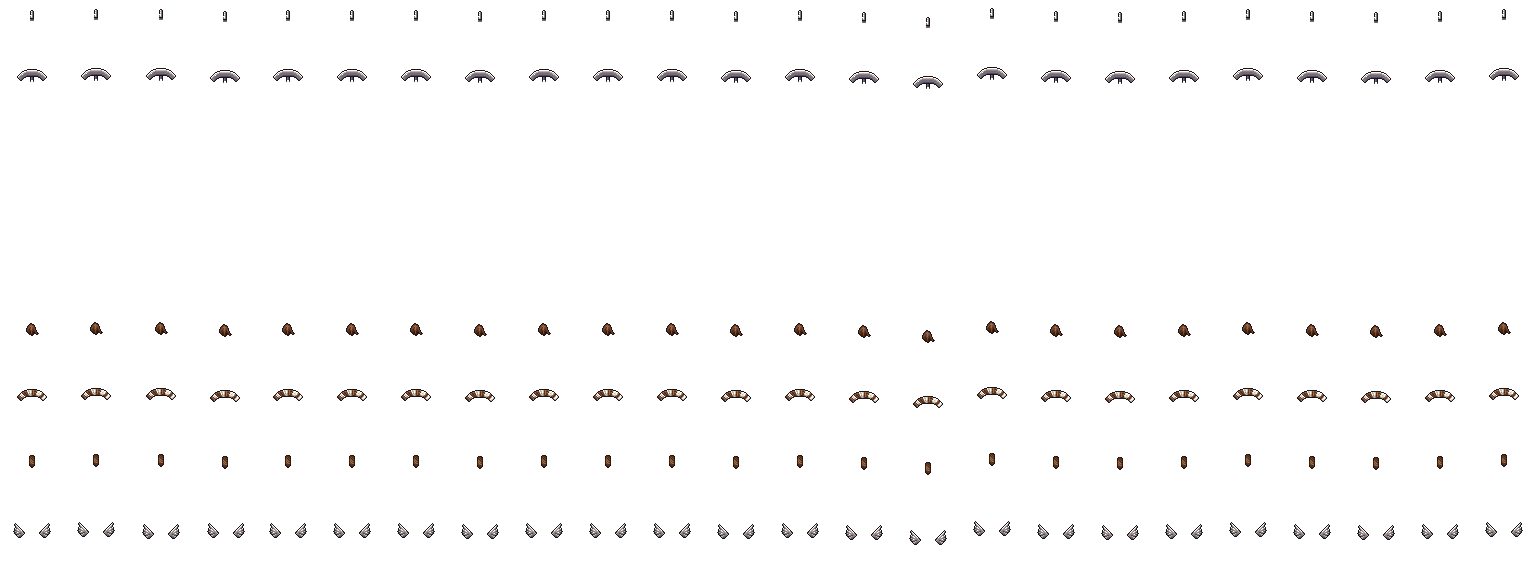
#> input picture saida/atlas/accessory/L1/female.png, 1536 x 576 px
$ python -i build.py   (imports and definitions only)
#> lines starting #> are read from the running program, lines starting #| are printed output that depends on the picture; after the words box and inside, x2 and y2 are one past the last pixel; in counts of white or black regions, pixels touching at a corner belong together
#!/usr/bin/env python3
"""
O passo de build do avatar -- spec `specs/2026-08-01-avatar-do-personagem.md`.

Le o clone do LPC em `fontes/lpc` (reconstruivel por `buscar_fonte.sh`) e emite
em `saida/` o acervo que o app consome. O app NUNCA le a fonte: ele le o
catalogo e os atlas produzidos aqui.

O que este passo faz, e por que (decisao 3 da spec):

  a. normaliza os DOIS formatos do upstream -- o acervo esta migrando de
     "cor e arquivo" para "cor e paleta", e os dois coexistem (medido: 76.491
     arquivos no formato antigo, 11.744 no novo). O app so ve um.
  b. recorta as animacoes para cinco: idle, combat_idle, walk, sit, run.
  b2. recorta as variantes de corpo: skeleton e zombie ficam fora. Entram os
     seis do gerador -- male, female, teen, child, muscular, pregnant.
  b3. recorta a DIRECAO: so a de frente. O LPC empilha 4 direcoes por folha, em
     linhas de 64px, na ordem [costas, perfil-esq, FRENTE, perfil-dir] --
     verificado visualmente, nao suposto. Sozinho, este corte tira 75%.
  c. concatena as 5 animacoes numa TIRA de 64px por (peca, variante, cor):
     22.925 arquivos viram ~4.600. Horizontal, nao vertical -- empilhar em
     coluna obriga a folha a ter a largura da animacao mais larga, e medido
     isso quase dobrava o acervo.
  e. emite catalogo com IDs PROPRIOS -- o documento de personagem nunca
     referencia caminho do upstream, que esta em reorganizacao ativa.
  f. filtra pecas cuja UNICA licenca e GPL.
  g. emite os creditos a partir do CREDITS.csv da raiz do repo.
  h. registra peso e contagem medidos em `saida/relatorio.md`.

Rode: python3 build.py
"""
from __future__ import annotations

import csv
import io
import json
import os
import re
import shutil
import sys
from collections import Counter, defaultdict

AQUI = os.path.dirname(os.path.abspath(__file__))
FONTE = os.path.join(AQUI, "fontes", "lpc")
SAIDA = os.path.join(AQUI, "saida")

# -- o recorte ---------------------------------------------------------------

ANIMACOES = ["idle", "combat_idle", "walk", "sit", "run"]

# Ordem do gerador (`sources/state/constants.ts:9`). `child` e `muscular`
# voltaram em @9: o corte da 3b2 escondia 19 definitions que so tinham arte de
# crianca -- elas caiam em "sem arte" e sumiam da tela.
CORPOS = ["male", "female", "teen", "child", "muscular", "pregnant"]

# O gerador nao toca os frames em ordem crua: anima por CICLO, a 8 FPS
# (`sources/canvas/preview-animation.ts:74,180`; ciclos em
# `state/constants.ts:124-154`). `walk` pula o frame 0, que e pose parada --
# sem o ciclo a caminhada soluca uma pose parada a cada volta. `combat_idle`
# usa o ciclo de `combat`, que e como o gerador chama a mesma linha.
CICLOS: dict[str, list[int]] = {
    # DECISAO DO DONO, contra o gerador: ele usa [0, 0, 1], que a 8 FPS deixa a
    # primeira pose o dobro do tempo da segunda -- na tela a respiracao fica
    # torta, meio truncada. Com [0, 0, 1, 1] os dois lados duram igual e o
    # balanco fecha. "tem que ser 0-0-1-1, repetindo frames mesmo".
    "idle": [0, 0, 1, 1],
    "combat_idle": [0, 0, 1],
    "walk": [1, 2, 3, 4, 5, 6, 7, 8],
    "sit": [0] * 5 + [1] * 5 + [2] * 5,
    "run": [0, 1, 2, 3, 4, 5, 6, 7],
}
FPS = 8

# a folha empilha 4 direcoes em linhas de 64px; a de frente e a TERCEIRA.
# Verificado compondo body+head e olhando: linha 0 nao tem olhos (costas),
# 1 e 3 sao perfis, 2 encara. Errar aqui poe o acervo inteiro de costas.
ALTURA = 64
LINHA_DA_FRENTE = 2

# As direcoes gravadas, com a linha de origem de cada uma na folha do LPC --
# spec, decisao 3b3 @12. DUAS: frente e perfil direito, por decisao do dono.
#
# A ORDEM AQUI NAO E A DO LPC, e a diferenca e proposital. Gravando a frente
# PRIMEIRO, o endereco antigo (`x + k*64`, que o app usava quando so havia uma
# direcao) continua caindo na frente. Se a ordem do LPC fosse preservada, o
# mesmo endereco passaria a apontar para as COSTAS -- o acervo inteiro viraria
# de costas sem um erro sequer, que e o modo de falha que o principio zero
# proibe.
#
# ESPELHAR o perfil direito para ter o esquerdo de graca foi medido e NAO
# funciona: em 353 folhas de `walk`, o perfil esquerdo e o espelho do direito em
# **0,3%** dos casos, e realmente diferente em 99,2%. O LPC alterna as pernas na
# caminhada, entao o frame k de um lado nao corresponde ao espelho do frame k do
# outro. A terceira direcao custaria acervo como qualquer outra.
DIRECOES = [("frente", 2), ("perfil_dir", 3)]

# As direcoes vao no eixo X, ao lado dos frames -- nao empilhadas no Y junto
# das cores. Medido no catalogo de 643 atlas: no eixo Y, empilhar 4 direcoes
# fazia 105 deles passarem do teto de textura de 16.384 px (o pior, `wings`,
# chegava a 65.280); no eixo X nenhum estoura. Mesma area, so muda a forma.
#
# Endereco de um frame: x_da_animacao + (indice_da_direcao * frames + k) * 64.

# nomes que aparecem como ARQUIVO no formato novo (arquivo = animacao) e como
# DIRETORIO no formato antigo (diretorio = animacao, arquivo = cor)
TODAS_ANIMACOES = {
    "idle", "combat_idle", "walk", "sit", "run", "hurt", "climb", "jump",
    "emote", "shoot", "slash", "thrust", "spellcast", "backslash", "halfslash",
    "combat", "1h_slash", "1h_backslash", "1h_halfslash", "watering",
}


def slug(s: str) -> str:
    s = re.sub(r"[^a-z0-9]+", "-", (s or "").lower())
    return s.strip("-") or "sem-nome"


# -- leitura dos sheet_definitions -------------------------------------------

# [11 lines left out: function identidade_da_peca, not called in this run]


# -- agrupamento dos quadradinhos ---------------------------------------------
#
# A UI e um painel de casas, uma por slot: a casa mostra o que esta equipado e
# clicar nela abre o picker daquele slot. Isso torna a exclusividade visivel --
# uma casa, uma peca -- e e o motivo de o grupo NUNCA decidir exclusividade.
#
# Curado a mao porque o caminho do upstream agrupa mal (25 slots aparecem em
# mais de um diretorio). Tabela versionada e auditavel; slot novo cai em
# "Outros" com aviso, nunca some da tela.
GRUPO_DE_SLOT: dict[str, tuple[str, ...]] = {
    "Corpo": ("body", "shadow", "tail", "wings", "wings_dots", "wings_edge",
              "fins", "horns", "prosthesis_hand", "prosthesis_leg",
              "wheelchair"),
    "Marcas": ("wound_arm", "wound_brain", "wound_eye_left", "wound_eye_right",
               "wound_mouth", "wound_ribs", "wrinkles", "bandages"),
    "Cabeça": ("head", "ears", "ears_inner", "furry_ears", "furry_ears_skin",
               "nose"),
    "Rosto": ("eyes", "facial_eyes", "expression", "expression_crying",
              "eyebrows", "beard", "mustache", "facial_mask", "facial_left",
              "facial_left_trim", "facial_right", "facial_right_trim"),
    "Cabelo": ("hair", "hairextl", "hairextr", "ponytail", "updo", "hairtie",
               "hairtie_rune"),
    "Chapéu": ("hat", "hat_trim", "hat_overlay", "hat_accessory", "hat_buckle",
               "headcover", "headcover_rune", "bandana", "bandana_overlay",
               "visor"),
    "Torso": ("clothes", "jacket", "jacket_trim", "jacket_collar",
              "jacket_pockets", "vest", "dress", "dress_trim", "dress_sleeves",
              "dress_sleeves_trim", "sleeves", "apron", "overalls", "sash",
              "sash_tie", "cargo", "chainmail"),
    "Pernas e Pés": ("legs", "shoes", "shoes_toe", "socks"),
    "Armadura": ("armour", "bauldron", "bracers", "gloves", "wrists",
                 "shoulders", "arms", "belt", "buckles"),
    "Acessórios": ("neck", "necklace", "charm", "earrings", "earring_left",
                   "earring_right", "ring", "accessory", "cape", "cape_trim",
                   "backpack", "backpack_straps", "quiver"),
    "Armas": ("weapon", "weapon_magic_crystal", "ammo", "shield",
              "shield_pattern", "shield_trim", "shield_paint"),
}

_DE_SLOT = {s: g for g, ss in GRUPO_DE_SLOT.items() for s in ss}


def grupo_do_slot(slot: str) -> str:
    return _DE_SLOT.get(slot, "Outros")


# [115 lines left out: functions segue_cor_do_corpo, ler_metas_de_material, base_do_canal, normalizar_recolors, faixas_declaradas, not called in this run]


NOMES = os.path.join(AQUI, "nomes")


# [39 lines left out: functions ler_nomes_ptbr, _ler_mapa, not called in this run]


def ler_rotulos_de_slot(raiz: str | None = None) -> dict[str, str]:
    """`slot -> rotulo em pt-BR`. A casa mostrava `facial_eyes` cru."""
    return _ler_mapa("slots.json", raiz)


# [30 lines left out: functions ler_rotulos_de_cor, ler_paletas, not called in this run]


def _rgb(hexa: str) -> tuple[int, int, int]:
    n = int(hexa.lstrip("#"), 16)
    return ((n >> 16) & 255, (n >> 8) & 255, n & 255)


# [115 lines left out: functions rampa_de_origem, canal_pinta, parear_por_prefixo, sem_arte_em, ler_grupos, ler_definitions, not called in this run]


def licencas(d: dict) -> set[str]:
    return {l for c in d.get("credits", []) or [] for l in c.get("licenses", []) or []}


# [110 lines left out: functions camadas, arquivos_da_animacao, recortar_frente, amostra_da_faixa, not called in this run]


def quantizar_exato(im):
    """Indexa mantendo cada cor RGB intacta.

    `convert("P", palette=ADAPTIVE)` reescreve as cores por median cut, e e
    lossy mesmo abaixo de 256 cores: mediu-se o contorno do corpo virando
    (39,24,32) onde a fonte tem #271920 -- a primeira cor da rampa `light`.

    Aqui a paleta E a lista de cores da imagem, e o mapeamento roda em C
    (`quantize` com `dither=NONE`): a cor mais proxima de uma cor que esta na
    paleta e ela mesma, com distancia zero. Em Python puro isto levava horas.
    """
    from PIL import Image

    rgba = im.convert("RGBA")
    # Contar CORES, nao combinacoes RGBA: com `maxcolors=256` um atlas de 200
    # cores em dois niveis de alpha da 400 combinacoes e caia fora, mesmo
    # cabendo folgado em 256 indices. Foi o que jogou 127 atlas para RGBA e
    # quase dobrou o peso do acervo.
    cores = rgba.getcolors(maxcolors=1 << 20)
    if cores is None:
        return im

    opacas = sorted({c[:3] for _, c in cores if c[3] != 0})
    if not opacas or len(opacas) > 255:
        return im  # sem indice sobrando para a transparencia: fica RGBA

    transp = len(opacas)
    plana: list[int] = []
    for c in opacas:
        plana += list(c)
    # Os slots sobrando repetem a ULTIMA cor valida, nunca preto: (0,0,0) vira
    # um atrator e o `quantize` colapsa tons escuros nele, perdendo cor.
    resto = list(opacas[-1]) if opacas else [0, 0, 0]
    plana += resto * (256 - transp)

    molde = Image.new("P", (1, 1))
    molde.putpalette(plana)
    saida = rgba.convert("RGB").quantize(palette=molde, dither=Image.NONE)

    alfa = rgba.getchannel("A")
    saida.paste(transp, mask=alfa.point(lambda a: 255 if a == 0 else 0))
    saida.info["transparency"] = transp
    return saida


def cores_de(im) -> set:
    """As cores RGB visiveis de uma imagem -- para o portao de fidelidade."""
    rgba = im.convert("RGBA")
    achadas = rgba.getcolors(maxcolors=1 << 20) or []
    return {c[:3] for _, c in achadas if c[3] != 0}


# atlas que ficaram RGBA porque indexar perderia cor -- contados no relatorio
RGBA_POR_FIDELIDADE: list[str] = []


def salvar_paletizado(im, destino: str) -> int:
    """PNG indexado quando cabe em 256 cores -- ~15% do acervo vem em RGBA."""
    from PIL import Image

    os.makedirs(os.path.dirname(destino), exist_ok=True)
    saida = im
    if len(cores_de(im)) <= 255:
        # Paleta EXATA, nunca ADAPTIVE: median cut e lossy mesmo abaixo de 256
        # cores e ja corrompeu o contorno do corpo em 1 bit (#271920 virou
        # 39,24,32). Como a primeira cor da rampa `light` e justamente essa, o
        # recolor de pele passava a depender da tolerancia para nao falhar.
        indexada = quantizar_exato(im)
        # Portao: indexar NAO pode mexer em cor nenhuma -- uma diferenca de 1
        # bit ja aproxima o recolor do limite de tolerancia e falharia calado.
        # Quando nao da para indexar sem perder cor, fica RGBA: pesa mais e e
        # exato por definicao. Melhor alguns KB do que um tom de pele que nao
        # repinta.
        if cores_de(im) == cores_de(indexada):
            saida = indexada
        else:
            RGBA_POR_FIDELIDADE.append(destino)
    buf = io.BytesIO()
    saida.save(buf, "PNG", optimize=True, compress_level=9)
    with open(destino, "wb") as f:
        f.write(buf.getvalue())
    return buf.tell()


# Limite de textura que os navegadores garantem. Medido: consolidando por slot
# sem teto, 12 grupos passariam de 19.072 px -- `wings` sao 11 pecas com muitas
# cores. Acima disso o canvas falha, as vezes sem erro.
TETO_DE_TEXTURA = 16384


# [505 lines left out: functions empacotar_por_teto, montar_atlas, montar_folha, ler_creditos, main, not called in this run]


# [2 lines not run here, left out]

>>> from PIL import Image
>>> picture = Image.open('saida/atlas/accessory/L1/female.png')
#> picture is the input picture: PIL image 1536x576 P; mean R, G, B, A 2.6, 2.2, 2.1, 6
>>> result = salvar_paletizado(picture, 'out.png')
#> in cores_de, `achadas = rgba.getcolors(maxcolors=1 << 20) or []`: achadas = 14 items
#> in quantizar_exato, `opacas = sorted({c[:3] for _, c in cores if c[3] != 0})`: opacas = [(29, 19, 30), (65, 30, 5), (75, 43, 19), (77, 74, 93), (98, 53, 28), (114, 107, 126), (116, 75, 48), (134, 126, 127), (149, 128, 128), (153, 107, 74), (196, 181, 159), (229, 230, 199), (255, 255, 255)]
#> in quantizar_exato, `transp = len(opacas)`: transp = 13
#> the loop in quantizar_exato, `for c in opacas:` made 13 passes
#> after the loop in quantizar_exato, `for c in opacas:`: plana = 39 values, max 255 at index 36, min 5 at index 5, mean 113.1
#> in quantizar_exato, `resto = list(opacas[-1]) if opacas else [0, 0, 0]`: resto = [255, 255, 255]
#> in quantizar_exato, `plana += resto * (256 - transp)`: plana = 768 values, max 255 at index 36, min 5 at index 5, mean 247.8
#> in quantizar_exato, `saida = rgba.convert("RGB").quantize(palette=molde, dither=Image.NONE)`:
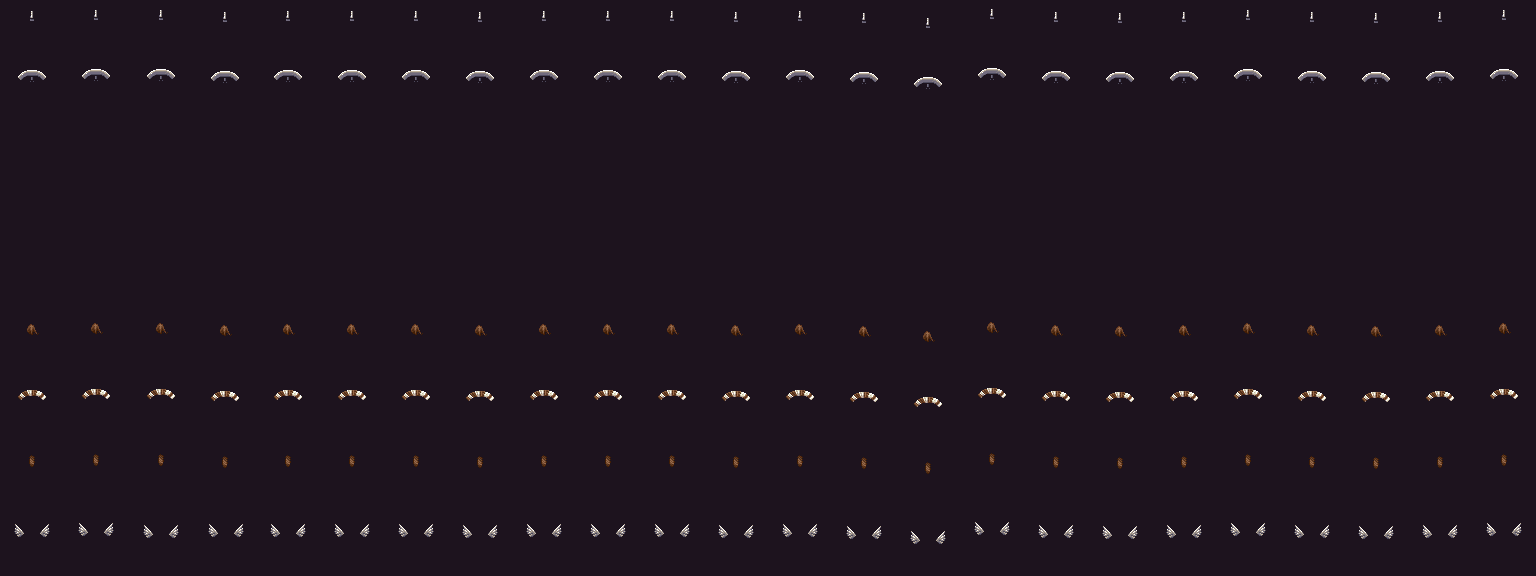
#> saida: PIL image 1536x576 P; mean R, G, B 30.9, 20.7, 31.4
#> in quantizar_exato, `alfa = rgba.getchannel("A")`:
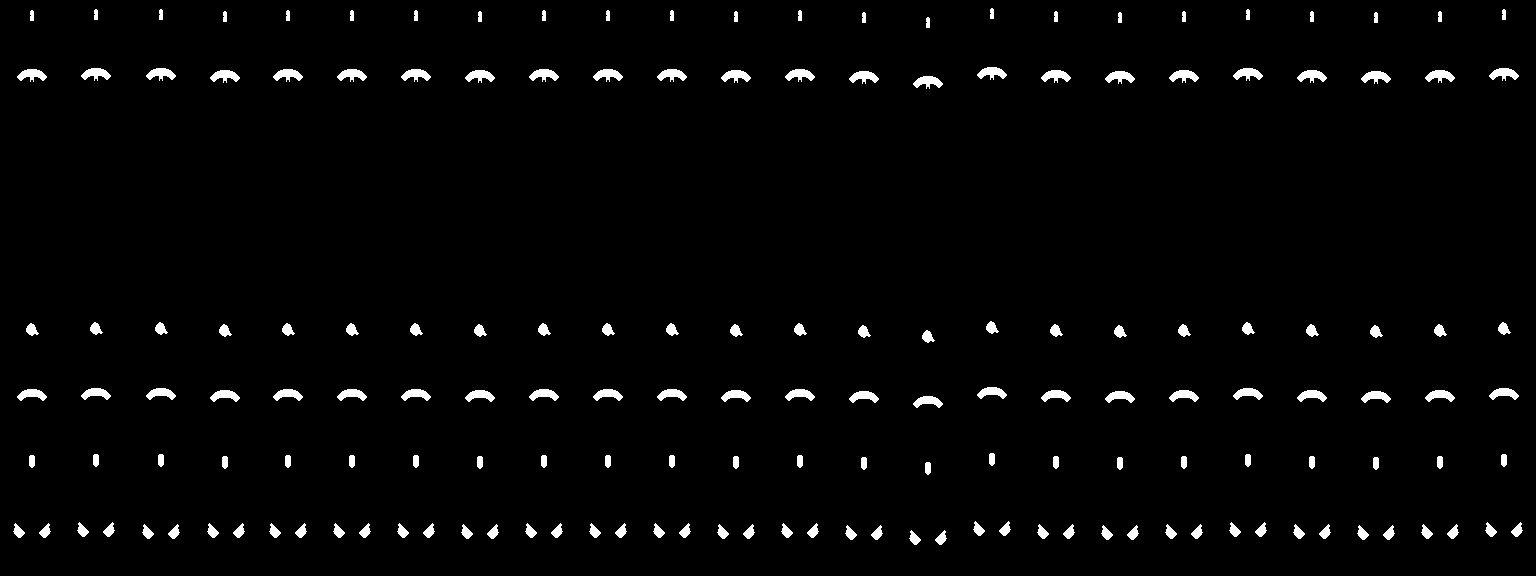
#> alfa: PIL image 1536x576 L; 2.3% white; 168 white regions, largest, box (x1, y1, x2, y2) and area: (977, 67, 1007, 80) 234, (17, 69, 47, 82) 234, (81, 68, 111, 81) 234
#> result = 5781

$ run again, on saida/atlas/armour/legion/L1/male.png
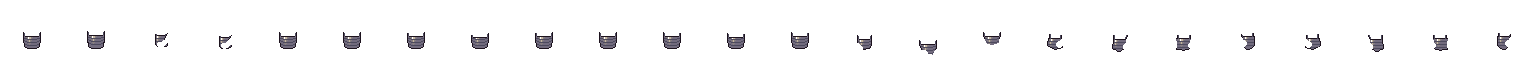
#> input picture saida/atlas/armour/legion/L1/male.png, 1536 x 64 px
#> picture is the input picture: PIL image 1536x64 P; mean R, G, B, A 3.8, 3.5, 4.2, 11.1
#> achadas = [(46, (255, 255, 255, 255)), (121, (196, 181, 159, 255)), (321, (134, 126, 127, 255)), (1667, (114, 107, 126, 255)), (1105, (29, 19, 30, 255)), (1012, (77, 74, 93, 255)), (94032, (0, 0, 0, 0))]
#> cores has the same summary as achadas in cores_de
#> opacas = [(29, 19, 30), (77, 74, 93), (114, 107, 126), (134, 126, 127), (196, 181, 159), (255, 255, 255)]
#> transp = 6
#> the loop in quantizar_exato, `for c in opacas:` made 6 passes
#> plana on passes 1 to 4: [29, 19, 30], [29, 19, 30, 77, 74, 93], [29, 19, 30, 77, 74, 93, 114, 107, 126], [29, 19, 30, 77, 74, 93, 114, 107, 126, 134, 126, 127]
#> resto = [255, 255, 255]
#> in quantizar_exato, `plana += resto * (256 - transp)`: plana = 768 values, max 255 at index 15, min 19 at index 1, mean 252.1
#> in quantizar_exato, `saida = rgba.convert("RGB").quantize(palette=molde, dither=Image.NONE)`:
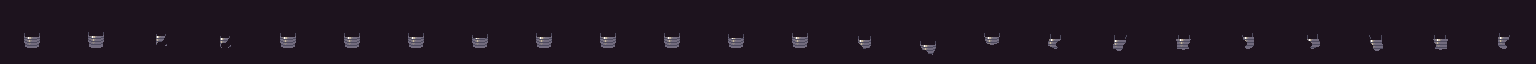
#> saida: PIL image 1536x64 P; mean R, G, B 31.6, 21.7, 32.9
#> in quantizar_exato, `alfa = rgba.getchannel("A")`:
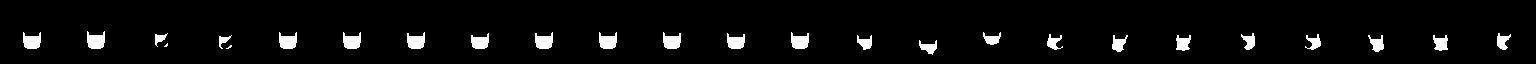
#> alfa: PIL image 1536x64 L; 4.3% white; 26 white regions (2 under 20 px), largest, box (x1, y1, x2, y2) and area: (87, 31, 105, 49) 246, (23, 32, 41, 49) 228, (279, 32, 297, 49) 228
#> result = 2123

$ run again, on saida/atlas/backpack/L2/pregnant.png
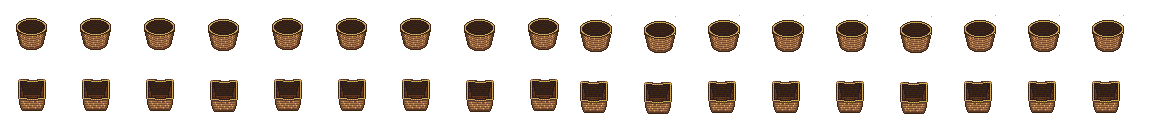
#> input picture saida/atlas/backpack/L2/pregnant.png, 1152 x 128 px
#> picture is the input picture: PIL image 1152x128 RGBA; mean R, G, B, A 20, 13.7, 8.6, 52
#> achadas = 12 items
#> opacas = [(43, 28, 29), (62, 38, 19), (86, 55, 38), (87, 55, 38), (98, 53, 28), (116, 75, 48), (131, 198, 255), (153, 107, 74), (174, 118, 75), (195, 151, 83), (217, 183, 92)]
#> transp = 11
#> the loop in quantizar_exato, `for c in opacas:` made 11 passes
#> after the loop in quantizar_exato, `for c in opacas:`: plana = 33 values, max 255 at index 20, min 19 at index 5, mean 97.03
#> resto = [217, 183, 92]
#> in quantizar_exato, `plana += resto * (256 - transp)`: plana = 768 values, max 255 at index 20, min 19 at index 5, mean 161.1
#> in quantizar_exato, `alfa = rgba.getchannel("A")`:
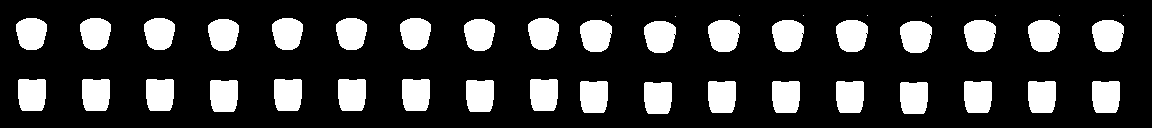
#> alfa: PIL image 1152x128 L; 20.4% white; 45 white regions (9 under 20 px), largest, box (x1, y1, x2, y2) and area: (580, 20, 612, 52) 845, (644, 21, 676, 53) 845, (708, 20, 740, 52) 845
#> in quantizar_exato, `saida.paste(transp, mask=alfa.point(lambda a: 255 if a == 0 else 0))`:
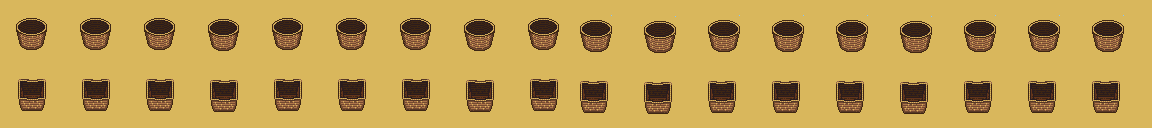
#> saida: PIL image 1152x128 P; mean R, G, B 192.7, 159.3, 81.8
#> result = 5421

$ run again, on saida/atlas/backpack/basket/L2/female.png
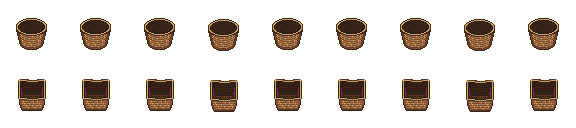
#> input picture saida/atlas/backpack/basket/L2/female.png, 576 x 128 px
#> picture is the input picture: PIL image 576x128 P; mean R, G, B, A 19.8, 13.6, 8.5, 51.5
#> achadas = 10 items
#> opacas = [(43, 28, 29), (62, 38, 19), (86, 55, 38), (98, 53, 28), (116, 75, 48), (153, 107, 74), (174, 118, 75), (195, 151, 83), (217, 183, 92)]
#> transp = 9
#> the loop in quantizar_exato, `for c in opacas:` made 9 passes
#> after the loop in quantizar_exato, `for c in opacas:`: plana = 27 values, max 217 at index 24, min 19 at index 5, mean 90.3
#> resto = [217, 183, 92]
#> in quantizar_exato, `plana += resto * (256 - transp)`: plana = 768 values, max 217 at index 24, min 19 at index 5, mean 161.4
#> in quantizar_exato, `alfa = rgba.getchannel("A")`:
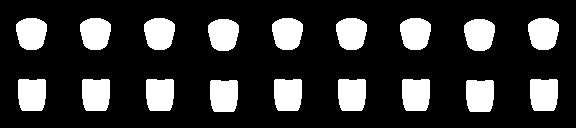
#> alfa: PIL image 576x128 L; 20.2% white; 18 white regions, largest, box (x1, y1, x2, y2) and area: (18, 79, 46, 111) 842, (82, 79, 110, 111) 842, (146, 79, 174, 111) 842
#> in quantizar_exato, `saida.paste(transp, mask=alfa.point(lambda a: 255 if a == 0 else 0))`:
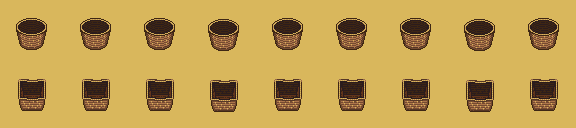
#> saida: PIL image 576x128 P; mean R, G, B 193, 159.6, 81.9
#> result = 2293
